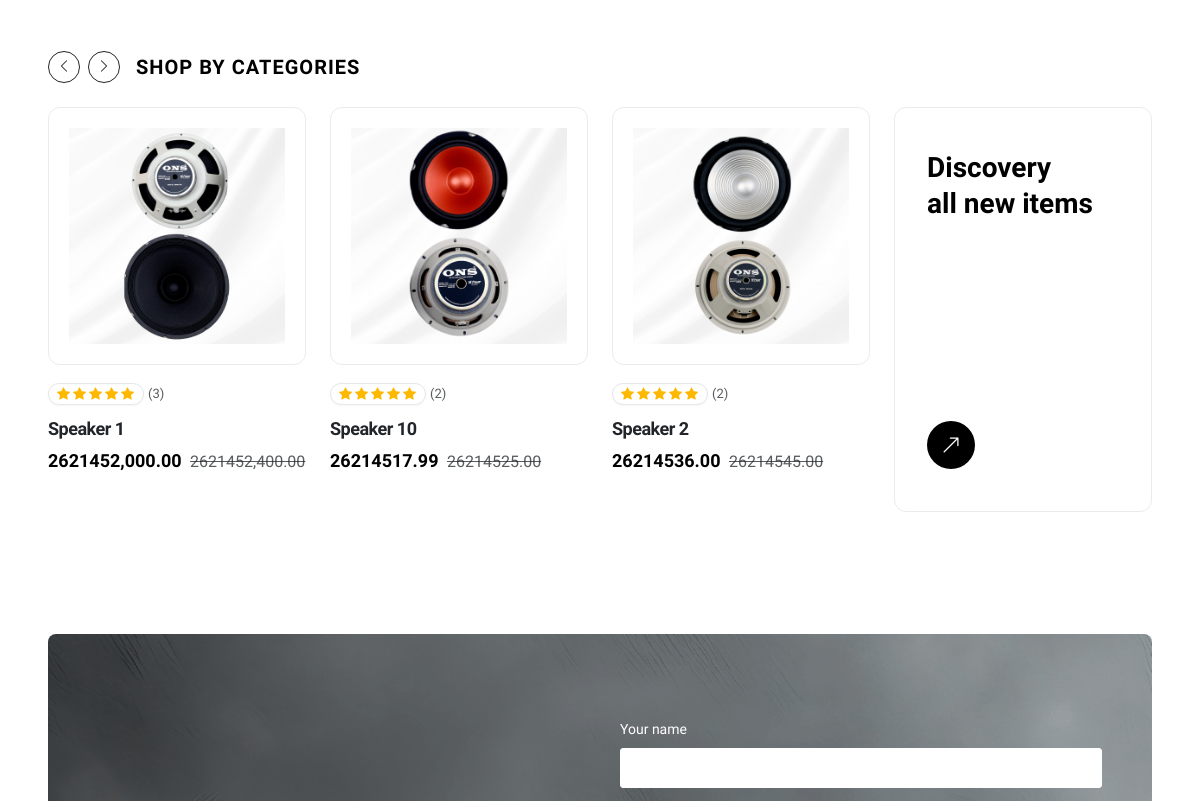
Before: / (middle part) with the older database file.
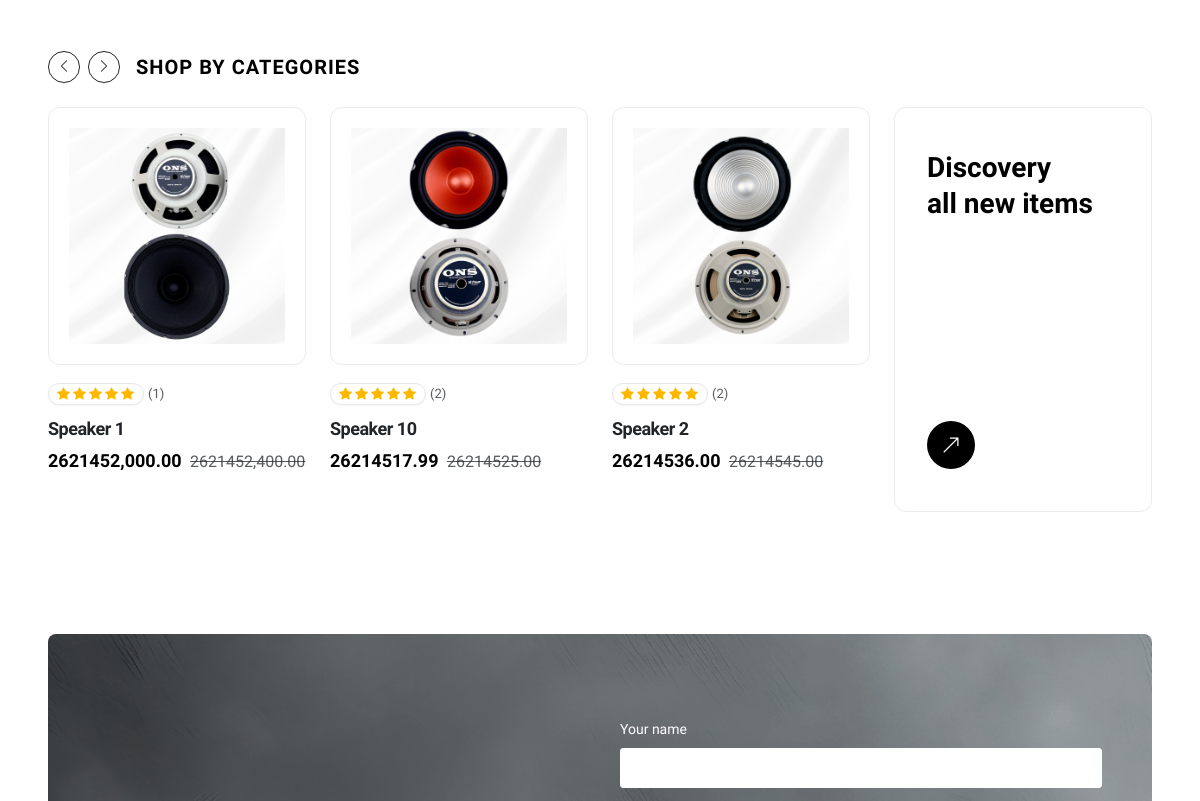
After: the same page with the newer database file.
### tables this page shows
CREATE TABLE `products` (
  `id` int(11) NOT NULL,
  `category_id` int(11) DEFAULT NULL,
  `name` varchar(191) NOT NULL,
  `slug` varchar(200) NOT NULL,
  `sku` varchar(100) DEFAULT NULL,
  `model_name` varchar(100) DEFAULT NULL,
  `price` decimal(10,2) NOT NULL DEFAULT 0.00,
  `compare_at_price` decimal(10,2) DEFAULT NULL,
  `stock_quantity` int(11) NOT NULL DEFAULT 10,
  `stock_status` enum('in_stock','out_of_stock','preorder') NOT NULL DEFAULT 'in_stock',
  `rating` decimal(3,2) NOT NULL DEFAULT 5.00,
  `reviews_count` int(11) NOT NULL DEFAULT 0,
  `is_featured` tinyint(1) NOT NULL DEFAULT 0,
  `is_active` tinyint(1) NOT NULL DEFAULT 1,
  `main_image` varchar(255) NOT NULL,
  `hover_image` varchar(255) DEFAULT NULL,
  `short_description` text DEFAULT NULL,
  `full_description` longtext DEFAULT NULL,
  `created_at` datetime NOT NULL DEFAULT current_timestamp(),
  `updated_at` datetime NOT NULL DEFAULT current_timestamp() ON UPDATE current_timestamp()
);

### config/database.php (called while the page is built, shortened)
<?php
class Database {
    private static ?PDO $instance = null;
    public static function getInstance(): PDO {
        if (self::$instance === null) {
            $dsn = "mysql:host=" . DB_HOST . ";port=" . DB_PORT . ";dbname=" . DB_NAME . ";charset=" . DB_CHARSET;
            $options = [
                PDO::ATTR_ERRMODE            => PDO::ERRMODE_EXCEPTION,
                PDO::ATTR_DEFAULT_FETCH_MODE => PDO::FETCH_ASSOC,
                PDO::ATTR_EMULATE_PREPARES   => true,
                PDO::MYSQL_ATTR_INIT_COMMAND => "SET NAMES " . DB_CHARSET . " COLLATE utf8mb4_unicode_ci"
            ];
            try {
                self::$instance = new PDO($dsn, DB_USER, DB_PASS, $options);
            } catch (PDOException $e) {
                error_log("Database Connection Error: " . $e->getMessage());
                die("A database connection error occurred. Please verify your MySQL server status and try again.");
            }
        }
        return self::$instance;
    }
}
function get_db(): PDO {
    return Database::getInstance();
}

### models/BaseModel.php (called while the page is built, shortened)
<?php
require_once __DIR__ . '/../config/database.php';
abstract class BaseModel {
    public function __construct() {
        $this->db = get_db();
    }
}

### models/Product.php (called while the page is built, shortened)
<?php
require_once __DIR__ . '/BaseModel.php';
class Product extends BaseModel {
    protected string $table = 'products';
    public function getFeatured(int $limit = 8): array {
        $stmt = $this->db->prepare("SELECT * FROM `{$this->table}` WHERE is_active = 1 ORDER BY is_featured DESC, id ASC LIMIT " . (int)$limit);
        $stmt->execute();
        return $stmt->fetchAll();
    }
}

### index.php (the view, shortened to what the changed rows need)
<?php
require_once __DIR__ . '/config/config.php';
require_once __DIR__ . '/includes/helpers.php';
require_once __DIR__ . '/models/Product.php';
$productModel = new Product();
$featuredProducts = $productModel->getFeatured(4);
require_once __DIR__ . '/includes/header.php';
?>
<section class="py-5 bg-white">
    <div class="container-fluid px-3 px-lg-5">
        <div class="d-flex align-items-center justify-content-between mb-4">
            <div class="d-flex align-items-center gap-3">
                <h2 class="fs-5 fw-bold text-uppercase mb-0 tracking-wide" style="letter-spacing: 1px;">Shop by Categories</h2>
            </div>
        </div>
        <div class="row g-3 g-md-4">
            <?php
            $carouselProds = array_slice($featuredProducts, 0, 3);
            foreach ($carouselProds as $product):
            ?>
                <div class="col-lg-3 col-md-6 col-6">
                    <?php require __DIR__ . '/includes/product-card.php'; ?>
                </div>
            <?php endforeach; ?>
        </div>
    </div>
</section>
<?php require_once __DIR__ . '/includes/footer.php'; ?>

### includes/product-card.php (shortened to what the changed rows need)
<?php
$productUrl = url('product-details.php?slug=' . urlencode($product['slug']));
?>
<div class="product-card">
    <div class="product-img-box">
        <a href="<?= $productUrl ?>" aria-label="<?= e($product['name']) ?>">
            <img src="<?= asset($product['main_image']) ?>"
                 alt="<?= e($product['name']) ?>"
                 loading="lazy">
        </a>
    </div>
    <div class="mb-1">
        <?= render_stars((float)$product['rating'], (int)$product['reviews_count']) ?>
    </div>
    <h3 class="product-card-title">
        <a href="<?= $productUrl ?>" class="text-dark text-decoration-none">
            <?= e($product['name']) ?>
        </a>
    </h3>
    <div class="product-card-price">
        <?= format_price($product['price']) ?>
        <?php if (!empty($product['compare_at_price']) && $product['compare_at_price'] > $product['price']): ?>
            <span class="text-muted text-decoration-line-through fs-6 ms-1 fw-normal">
                <?= format_price($product['compare_at_price']) ?>
            </span>
        <?php endif; ?>
    </div>
</div>

### includes/helpers.php (shortened to what the changed rows need)
<?php
require_once __DIR__ . '/../config/database.php';
function e(?string $value): string {
    return htmlspecialchars($value ?? '', ENT_QUOTES | ENT_SUBSTITUTE, 'UTF-8');
}
function url(string $path = ''): string {
    return BASE_URL . ltrim($path, '/');
}
function asset(string $path): string {
    return BASE_URL . ltrim($path, '/');
}
function format_price(float|int|string $amount): string {
    $num = (float)$amount;
    return CURRENCY_SYMBOL . number_format($num, 2);
}
function render_stars(float|int $rating, int $reviewsCount = -1): string {
    $num = (float)$rating;
    $rounded = round($num * 2) / 2;
    $full = (int)floor($rounded);
    $half = ($rounded - $full) >= 0.5 ? 1 : 0;
    $empty = max(0, 5 - ($full + $half));
    $html = '<div class="star-rating d-inline-flex align-items-center" aria-label="' . number_format($num, 1) . ' out of 5 stars">';
    $html .= '<span class="star-pill-box">';
    for ($i = 0; $i < $full; $i++) {
        $html .= '<i class="bi bi-star-fill star-gold"></i>';
    }
    for ($i = 0; $i < $empty; $i++) {
        $html .= '<i class="bi bi-star-fill star-gray"></i>';
    }
    $html .= '</span>';
    if ($reviewsCount >= 0) {
        $html .= '<span class="ms-1 review-count text-muted">(' . (int)$reviewsCount . ')</span>';
    }
    $html .= '</div>';
    return $html;
}

Changed rows visible on the page:
changed products "Speaker 1": reviews_count "3" → "1"
